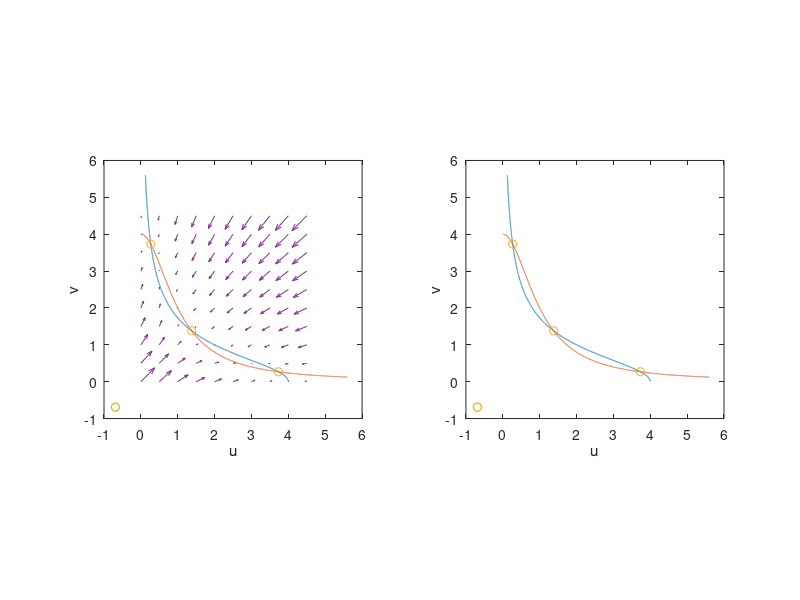

This figure's MATLAB source: (Note: this script raises an error after producing the figure.)
a1=4.0;a2=a1;
x=0.01:0.001:1.4*a1;

figure(1)
subplot(1,2,1)
hold off
plot(a1./(1+x.^2),x)
hold on
plot(x,a2./(1+x.^2))
r=roots([1,-a1,2,-2*a1,1+a2^2,-a1]);
iplus=find(r>0);
u=r(iplus);
v=a2./(1+u.^2);
plot(u,v,'o')
xlabel('u')
ylabel('v')
axis square
%title('positions des points fixes')

[uu,vv]=meshgrid(0:0.5:1.2*a1);
tau1=0.01;
tau2=tau1;
alpha1=a1/tau1;
alpha2=a2/tau2;
du=-uu/tau1+alpha1./(1+vv.^2);
dv=-vv/tau2+alpha2./(1+uu.^2);
quiver(uu,vv,du,dv)

figure(1)
subplot(1,2,2)
hold off
plot(a1./(1+x.^2),x)
hold on
plot(x,a2./(1+x.^2))
r=roots([1,-a1,2,-2*a1,1+a2^2,-a1]);
iplus=find(r>0);
u=r(iplus);
v=a2./(1+u.^2);
plot(u,v,'o')
xlabel('u')
ylabel('v')
axis square

global R01 R02 P01 P02 nu1 nu2 n1 n2 k1 k2 k2 k3 km3 k4 km4 k5 km5 k6 km6 k7 k8
%%% tester parametres
nu1=2;
nu2=nu1;
%%% amp est la concentration de molecules X dans l'etat stationnaire
amp1=1.0;amp2=1.0;scale =10;tmax=0.1;t1=tmax;t2=tmax;
%R01=amp1;R02=amp2;P01=amp1/10;P02=amp2/10;


tau1=0.1;
P01=max(u)*amp1*2;P01=1;
P02=max(v)*amp1*2;P02=P01;
tau2=tau1;
alpha1=a1/tau1;
alpha2=a2/tau2;
chi3=amp1^(-nu1/2);
chi4=amp2^(-nu2/2);
chi5=chi3;
chi6=chi4;
n1=1;n2=1;
k1=1/tau1;
k2=1/tau2;
k3=k2*10;
km3=k3/chi3;
k4=k3;
km4=km3;
k5=k4;
km5=km4;
k6=k5;km6=km5;
k7=alpha1/(n1*P02*(chi3*chi5)^(1/nu1));
k8=alpha2/(n2*P01*(chi4*chi6)^(1/nu2));
%%%%%%%%%%%%%%%%%%
r1=(1/(chi3*chi5)^(1/nu1))*u %%donne points attracteurs
r2=(1/(chi4*chi6)^(1/nu2))*v
r1nu1=chi3*r1.^nu1
r2nu2=chi4*r2.^nu2
p1=P01./(chi3*chi5*r1.^nu1+1)
p2=P02./(chi4*chi6*r2.^nu2+1)


netat=1;
 %etat0=[round(r1(netat)),round(r2(netat)),0,0,P01,P02];
etat0=[r1(netat),r2(netat),r1nu1(netat),...
        r2nu2(netat),p1(netat),p2(netat)];




%%%%%%%%%% integrer systeme differentiel
xo=etat0';to=0;tf=tmax;
oldoptions=odeset;
%options=odeset(oldoptions,'RelTol',1e-6,'Refine',1);
%[t,x]=ode23t('dynbis2compo',[to tf],xo,options);
[t,x]=ode23t('dynbis2compo',[to tf],xo);

figure(2)
subplot(3,2,1)
hold off
plot(t,x(:,1),'c','Linewidth',4);%%Plot avec couleur cyan la courbe de R1
hold on
plot([0 tmax],[r1(1), r1(1)],'k','Linewidth',2)%%plot la droite y=R1 du premier etat stationnaire stable (stabilite??)
plot([0 tmax],[r1(3), r1(3)],'k','Linewidth',2)%%trace la droite y=R1 du deuxime etat staionnaire stable
plot([0 tmax],[r1(2), r1(2)],'k--','Linewidth',2)

ymax=max(r1);ymin=-0.1*ymax;ymax=1.2*ymax;
axis([0, tmax ,ymin, ymax]);%%zoom
ylabel('R1')
xlabel('temps')

subplot(3,2,2)
hold off
plot(t,x(:,2),'g','Linewidth',4)%%trace avec couleur vert la courbe de R2
hold on
plot([0 tmax],[r2(1),r2(1)],'k','Linewidth',2) 
plot([0 tmax],[r2(3),r2(3)],'k','Linewidth',2)
plot([0 tmax],[r2(2), r2(2)],'k--','Linewidth',2)
ymax=max(r2);ymin=-0.1*ymax;ymax=1.2*ymax;
axis([0, tmax ,ymin, ymax]);%%zoom
ylabel('R2')
xlabel('temps')

subplot(3,2,3)
hold off
plot(t,x(:,3),'c','Linewidth',4);
hold on
plot([0 tmax],[r1nu1(1),r1nu1(1)],'k','Linewidth',2)
plot([0 tmax],[r1nu1(3),r1nu1(3)],'k','Linewidth',2)
plot([0 tmax],[r1nu1(2), r1nu1(2)],'k--','Linewidth',2)
ymax=max(r1nu1);ymin=-0.1*ymax;ymax=1.2*ymax;
axis([0, tmax ,ymin, ymax]);%%zoom
ylabel('R1nu1')
xlabel('temps')

subplot(3,2,4)
hold off
plot(t,x(:,4),'g','Linewidth',4);
hold on
plot([0 tmax],[r2nu2(1),r2nu2(1)],'k','Linewidth',2)
plot([0 tmax],[r2nu2(3),r2nu2(3)],'k','Linewidth',2)
plot([0 tmax],[r2nu2(2), r2nu2(2)],'k--','Linewidth',2)
ymax=max(r2nu2);ymin=-0.1*ymax;ymax=1.2*ymax;
axis([0, tmax ,ymin, ymax]);%%zoom
ylabel('R2nu2')
xlabel('temps')

subplot(3,2,5)
hold off
plot(t,x(:,5),'c','Linewidth',4);  
hold on
plot([0 tmax],[p1(1),p1(1)],'k','Linewidth',2)
plot([0 tmax],[p1(3),p1(3)],'k','Linewidth',2)
plot([0 tmax],[p1(2), p1(2)],'k--','Linewidth',2)
ymax=max(p1);ymin=-0.1*ymax;ymax=1.2*ymax;
axis([0, tmax ,ymin, ymax]);%%zoom
ylabel('P1')
xlabel('temps')

subplot(3,2,6)
hold off
plot(t,x(:,6),'g','Linewidth',4);
hold on
plot([0 tmax],[p2(1),p2(1)],'k','Linewidth',2)
plot([0 tmax],[p2(3),p2(3)],'k','Linewidth',2)
plot([0 tmax],[p2(2),p2(2)],'k--','Linewidth',2)
ymax=max(p2);ymin=-0.1*ymax;ymax=1.2*ymax;
axis([0, tmax ,ymin, ymax]);%%zoom
ylabel('P2')
xlabel('temps')

%title(cat(2,'mc= ',cat(2,num2str(mc),cat(2,' k1= ',cat(2,num2str(k1),cat(2,' k2= ',num2str(k2)))))))
%%%refaire titre avec parametres laisses libres


rand('state',sum(100*clock))
saut=[-1,0,0,0,0,0;0,-1,0,0,0,0;-nu1,0,1,0,0,0; ...
0,-nu2,0,1,0,0;0,0,-1,0,-1,0;0,0,0,-1,0,-1;n1,0,0,0,0,0;0,n2,0,0,0,0];

NN=1000000;
%%% decrire une trajectoire de longueur NN
time=ones(1,NN);x1=time;x2=time;x3=time;x4=time;x5=time;x6=time;

%rescaler les parametres
R01=R01*scale,R02=R02*scale,P01=P01*scale,P02=P02*scale,k3=k3/scale^(nu1-1),...
k4=k4/scale^(nu2-1),k5=k5/scale,k6=k6/scale;
etat0=round(etat0*scale);

k1o=k1;k2o=k2;
stochastic=1;
if stochastic==1
mc=1;

t2abs=zeros(mc,1);
for iii=1:mc
iii
%%% etat initial
x=etat0;
xtest=x;
ii=0;
tt=0;



absorb=0;
figure(1)
subplot(1,2,2)
while tt < tmax & ii < NN & absorb < 1
ii=ii+1;



if tt > t1 & tt < t2
   k1=k1o*100;
   k2=k2o/100;
else
    k1=k1o;
    k2=k2o;
end    


% calculer les densites de proba des reactions
a=[k1*x(1),k2*x(2),k3*x(1)^nu1,k4*x(2)^nu2,k5*x(3)*x(5),k6*x(4)*x(6),k7*x(6),k8*x(5)];
am=[km3*x(3),km4*x(4),km5*(P01-x(5)),km6*(P02-x(6))];
aa=cat(2,a,am);
aa=max(aa,0);
tot=sum(aa);

% temps a la prochaine reaction
if tot>0.0 
tau=-log(rand(1))/tot;
else
tau=tmax;
end
if ii>1
	time(ii)=time(ii-1)+tau;
else
        time(ii)=tau;
end
tt=time(ii);

if mod(ii,10000)==0
ii%%%permet de voir ou en sont les calculs
cat(2,'time=',num2str(tt))
end


if tot>0.0
a=rand(1);
cum=0;
i=0;
while cum < a
i=i+1;
cum=cum+aa(i)/tot;
end
% activer la reaction i, calculer l'etat
signe=1;
if i>8
   i=i-6;
   signe=-1;
end
for j=1:6
	xtest(j)=x(j)+signe*saut(i,j);
end





%%% reaction effective seulement si l'etat suivant est dans N^4
if xtest(1)>-0.1 & xtest(2)>-0.1 & xtest(3)>-0.1 & xtest(4)>-0.1 & xtest(5)>-0.1 & xtest(6)>-0.1
if max(abs(x-xtest))>0.5
    uu=x(1)*chi3/scale;
    vv=x(2)*chi4/scale;
    plot(uu,vv,'r.')
end    
x=xtest;
end

end %% if tot

%if abs(x(1)*beta1-u(1))<0.1 & abs(x(2)*beta2-v(1))<0.1 & abs(chi5*x(3)-u(1)^nu1)< 0.1 & abs(chi6*x(4)-v(1)^nu2)<0.1 & abs(x(5)-P01/(1+u(1)^nu1))<0.1 & abs(x(6)-P02/(1+v(1)^nu2))<0.1 
%absorb=1
%end
%%%autre etat absorbant
%if abs(x(1)*beta1-u(43))<0.1 & abs(x(2)*beta2-v(43))<0.1 & abs(chi5*x(3)-u(43)^nu1)< 0.1 & abs(chi6*x(4)-v(43)^nu2)<0.1 & abs(x(5)-P01/(1+u(43)^nu1))<0.1 & abs(x(6)-P02/(1+v(43)^nu2))<0.1 
%absorb=1
%end



%%%%%%%%%%%%
x1(ii)=x(1);x2(ii)=x(2);x3(ii)=x(3);x4(ii)=x(4);x5(ii)=x(5);x6(ii)=x(6);

end %%% while tt
figure(2)
subplot(3,2,1)
plot(time(1:ii),x1(1:ii)/scale,'b')
hold on

subplot(3,2,2)
if iii==0
hold off
end
plot(time(1:ii),x2(1:ii)/scale,'r')
hold on

subplot(3,2,3)
if iii==0
hold off
end  
plot(time(1:ii),x3(1:ii)/scale,'b');hold on; 


subplot(3,2,4)
if iii==0
hold off
end 

plot(time(1:ii),x4(1:ii)/scale,'r')
hold on

subplot(3,2,5)
if iii==0
hold off
end  
plot(time(1:ii),x5(1:ii)/scale,'b');hold on; 


subplot(3,2,6)
if iii==0
hold off
end 
plot(time(1:ii),x6(1:ii)/scale,'r');hold on;


if absorb==1
t2abs(iii)=time(ii);
else
t2abs(iii)=tmax;
end

end %% monte carlo

end %% stochastic


return

%%% distribution des temps de sortie 
nbins=10;
[eff,val]=hist(t2abs,nbins);
ind=find(eff>0);
x=val(ind);
y=log(eff(ind));
figure(3)
subplot(2,1,1)
hist(t2abs,nbins)
subplot(2,1,2)
hold off
plot(x,y,'x')%%trace par petites croix
a=polyfit(x,y,1)
hold on
plot(x,a(1)*x+a(2))
%%% temps moyen
-1/a(1)